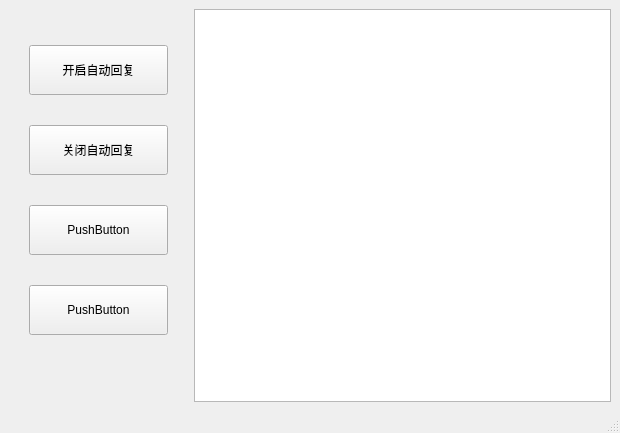
<?xml version="1.0" encoding="UTF-8"?>
<ui version="4.0">
 <class>MainWindow</class>
 <widget class="QMainWindow" name="MainWindow">
  <property name="geometry">
   <rect>
    <x>0</x>
    <y>0</y>
    <width>620</width>
    <height>433</height>
   </rect>
  </property>
  <property name="windowTitle">
   <string>MainWindow</string>
  </property>
  <widget class="QWidget" name="centralwidget">
   <layout class="QHBoxLayout" name="horizontalLayout" stretch="3,7">
    <item>
     <layout class="QVBoxLayout" name="verticalLayout" stretch="2,0,2,2">
      <property name="spacing">
       <number>4</number>
      </property>
      <property name="sizeConstraint">
       <enum>QLayout::SetFixedSize</enum>
      </property>
      <property name="leftMargin">
       <number>20</number>
      </property>
      <property name="topMargin">
       <number>10</number>
      </property>
      <property name="rightMargin">
       <number>20</number>
      </property>
      <property name="bottomMargin">
       <number>40</number>
      </property>
      <item>
       <widget class="QPushButton" name="pushButton_2">
        <property name="minimumSize">
         <size>
          <width>0</width>
          <height>50</height>
         </size>
        </property>
        <property name="text">
         <string>开启自动回复</string>
        </property>
       </widget>
      </item>
      <item>
       <widget class="QPushButton" name="pushButton">
        <property name="minimumSize">
         <size>
          <width>0</width>
          <height>50</height>
         </size>
        </property>
        <property name="text">
         <string>关闭自动回复</string>
        </property>
       </widget>
      </item>
      <item>
       <widget class="QPushButton" name="pushButton_3">
        <property name="minimumSize">
         <size>
          <width>139</width>
          <height>50</height>
         </size>
        </property>
        <property name="text">
         <string>PushButton</string>
        </property>
       </widget>
      </item>
      <item>
       <widget class="QPushButton" name="pushButton_4">
        <property name="minimumSize">
         <size>
          <width>0</width>
          <height>50</height>
         </size>
        </property>
        <property name="text">
         <string>PushButton</string>
        </property>
       </widget>
      </item>
     </layout>
    </item>
    <item>
     <widget class="QTextBrowser" name="textBrowser"/>
    </item>
   </layout>
  </widget>
  <widget class="QMenuBar" name="menubar">
   <property name="geometry">
    <rect>
     <x>0</x>
     <y>0</y>
     <width>620</width>
     <height>23</height>
    </rect>
   </property>
  </widget>
  <widget class="QStatusBar" name="statusbar"/>
 </widget>
 <resources/>
 <connections/>
</ui>
